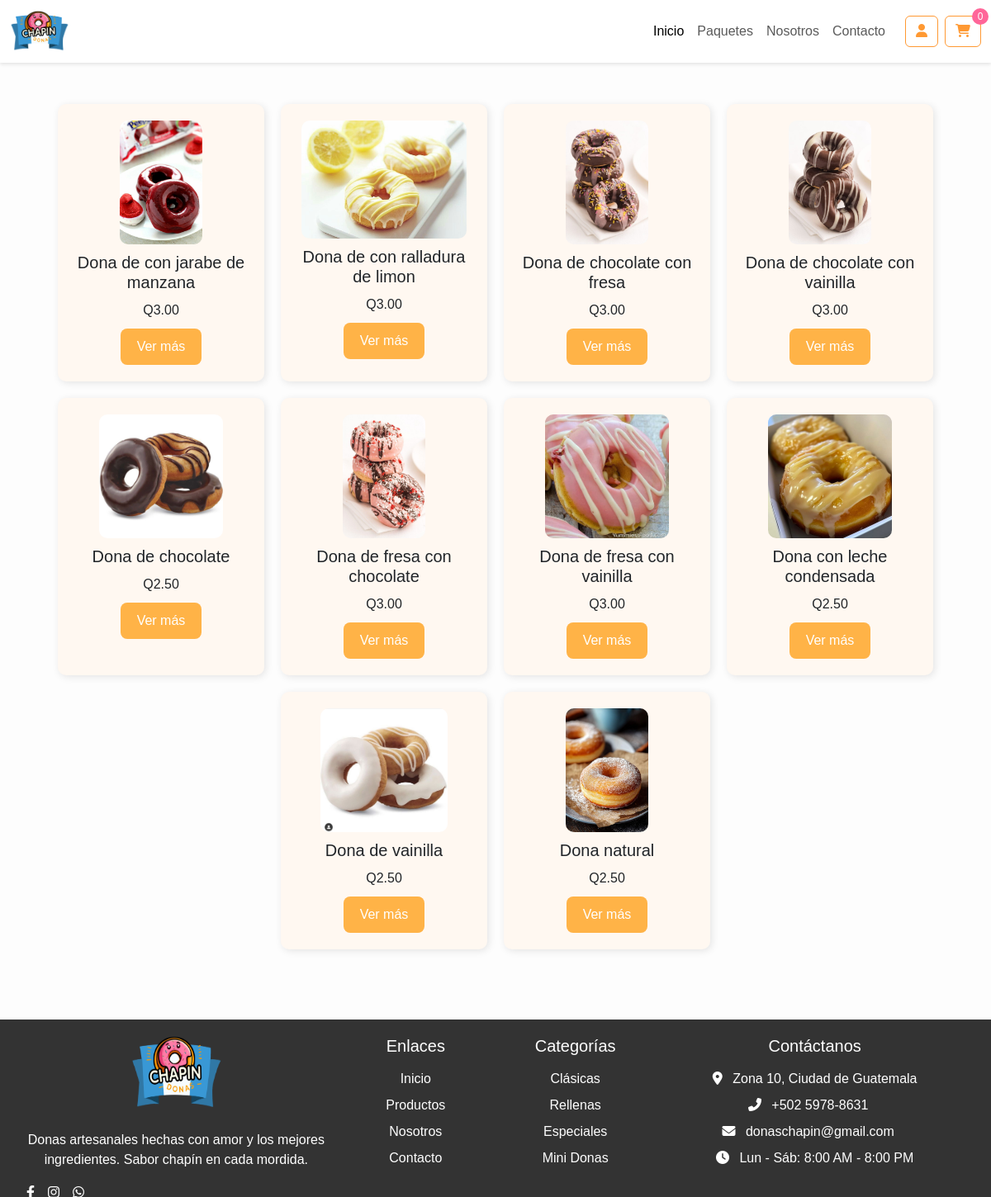
The app's page /productos/index.php with its own data.
### tables this page shows
CREATE TABLE `productos` (
  `id` int NOT NULL AUTO_INCREMENT,
  `nombre` varchar(100) NOT NULL,
  `precio` decimal(10,2) NOT NULL,
  `descripcion` text,
  `imagen` varchar(255) DEFAULT NULL,
  PRIMARY KEY (`id`)
);

### productos/index.php (the view, shortened to what this page needs)
<?php
include '../includes/db.php';
include '../includes/header2.php';
$query = "SELECT * FROM productos";
$resultado = mysqli_query($conexion, $query);
?>
<!DOCTYPE html>
<html lang="es">
<head>
    <link rel="stylesheet" href="css/style.css">
</head>
<body>
<div class="main-content">
    <div class="contenedor">
        <div class="productos">
            <?php while($producto = mysqli_fetch_assoc($resultado)): ?>
                <div class="producto">
                    <img src="../images/img_productos<?php echo $producto['imagen']; ?>" alt="<?php echo $producto['nombre']; ?>">
                    <h3><?php echo $producto['nombre']; ?></h3>
                    <p>Q<?php echo number_format($producto['precio'], 2); ?></p>
                    <a href="ver_producto.php?id=<?php echo $producto['id']; ?>">Ver más</a>
                </div>
            <?php endwhile; ?>
        </div>
    </div>
</div>
<?php include '../includes/footer.php'; ?>
</body>
</html>

### includes/header2.php (shortened to what this page needs)
<!DOCTYPE html>
<html lang="es">
<head>
    <link href="https://cdnjs.cloudflare.com/ajax/libs/bootstrap/5.3.0/css/bootstrap.min.css" rel="stylesheet">
    <link href="https://cdnjs.cloudflare.com/ajax/libs/font-awesome/6.4.0/css/all.min.css" rel="stylesheet">
</head>
<body>
<nav class="navbar navbar-expand-lg navbar-light sticky-top">
    <div class="container">
        <a class="navbar-brand" href="#">
            <img src="../images/logo3.png" alt="Chapin Donas Logo" class="img-fluid">
        </a>
        <div class="collapse navbar-collapse" id="navbarNav">
            <ul class="navbar-nav ms-auto">
                <li class="nav-item">
                    <a class="nav-link active" href="../index.html">Inicio</a>
                </li>
                <li class="nav-item">
                    <a class="nav-link" href="#">Paquetes</a>
                </li>
                <li class="nav-item">
                    <a class="nav-link" href="#">Nosotros</a>
                </li>
                <li class="nav-item">
                    <a class="nav-link" href="../cliente/contacto.php">Contacto</a>
                </li>
            </ul>
            <div class="ms-3 d-flex align-items-center">
                <a href="../cliente/login.php" class="btn btn-outline-primary me-2">
                    <i class="fas fa-user"></i>
                </a>
                <a href="../cliente/carrito.php" class="btn btn-outline-primary cart-icon">
                    <i class="fas fa-shopping-cart"></i>
                    <span class="cart-count">0</span>
                </a>
            </div>
        </div>
    </div>
</nav>
</body>
</html>

### includes/footer.php (shortened to what this page needs)
<footer>
    <div class="container">
        <div class="row">
            <div class="col-lg-4 mb-4 mb-lg-0">
                <img src="../images/logo3.png" style="width: 110px; height: 90px;" alt="Chapin Donas Logo" class="mb-4">
                <p>Donas artesanales hechas con amor y los mejores ingredientes. Sabor chapín en cada mordida.</p>
                <div class="d-flex mt-3">
                    <a href="https://www.facebook.com/profile.php?id=61576232459966" class="text-white me-3"><i class="fab fa-facebook-f"></i></a>
                    <a href="https://www.instagram.com/donaschapin/" class="text-white me-3"><i class="fab fa-instagram"></i></a>
                    <a href="https://wa.me/50259788631" class="text-white me-3"><i class="fab fa-whatsapp"></i></a>
                </div>
            </div>
            <div class="col-lg-2 col-6 mb-4 mb-lg-0">
                <h5 class="mb-3">Enlaces</h5>
                <ul class="list-unstyled">
                    <li class="mb-2"><a href="#" class="text-white text-decoration-none">Inicio</a></li>
                    <li class="mb-2"><a href="#" class="text-white text-decoration-none">Productos</a></li>
                    <li class="mb-2"><a href="#" class="text-white text-decoration-none">Nosotros</a></li>
                    <li class="mb-2"><a href="#" class="text-white text-decoration-none">Contacto</a></li>
                </ul>
            </div>
            <div class="col-lg-2 col-6 mb-4 mb-lg-0">
                <h5 class="mb-3">Categorías</h5>
                <ul class="list-unstyled">
                    <li class="mb-2"><a href="#" class="text-white text-decoration-none">Clásicas</a></li>
                    <li class="mb-2"><a href="#" class="text-white text-decoration-none">Rellenas</a></li>
                    <li class="mb-2"><a href="#" class="text-white text-decoration-none">Especiales</a></li>
                    <li class="mb-2"><a href="#" class="text-white text-decoration-none">Mini Donas</a></li>
                </ul>
            </div>
            <div class="col-lg-4">
                <h5 class="mb-3">Contáctanos</h5>
                <ul class="list-unstyled">
                    <li class="mb-2"><i class="fas fa-map-marker-alt me-2"></i> Zona 10, Ciudad de Guatemala</li>
                    <li class="mb-2">
                        <i class="fas fa-phone-alt me-2"></i>
                        <a href="tel:+50259788631" class="text-white text-decoration-none me-3">+502 5978-8631</a>
                    </li>
                    <li class="mb-2">
                        <i class="fas fa-envelope me-2"></i>
                        <a href="mailto:donaschapin@gmail.com" class="text-white text-decoration-none me-3">donaschapin@gmail.com</a>
                    </li>
                    <li class="mb-2"><i class="fas fa-clock me-2"></i> Lun - Sáb: 8:00 AM - 8:00 PM</li>
                </ul>
            </div>
        </div>
    </div>
</footer>

### css/style.css (style rules this page uses)
* { margin: 0; padding: 0; box-sizing: none; text-decoration: none; list-style: none; }
body { background-color: #080202; font-family: "Poppins", sans-serif; }
.container { max-width: 1200px; margin: 0 auto; }
.navbar { display: flex; }

### includes/header2.php (style rules this page uses)
:root { --primary-color: #ff9933; --secondary-color: #ff6699; --dark-color: #333333; --light-color: #ffffff; }
body { font-family: 'Poppins', sans-serif; background-color: #fff8f0; }
.navbar { background-color: var(--light-color); box-shadow: 0 2px 4px rgba(0,0,0,0.1); }
.navbar-brand img { height: 50px; }
.btn-outline-primary { color: var(--primary-color); border-color: var(--primary-color); }
footer { background-color: var(--dark-color); color: var(--light-color); padding: 40px 0; }
.cart-icon { position: relative; }
.cart-count { position: absolute; top: -10px; right: -10px; background-color: var(--secondary-color); color: white; border-radius: 50%; width: 20px; height: 20px; display: flex; align-items: center; justify-content: center; font-size: 12px; }

### productos/index.php (style rules this page uses)
html, body { height: 100%; margin: 0; padding: 0; display: flex; flex-direction: column; font-family: Arial, sans-serif; background-color: #fdfdfd; }
.main-content { flex: 1; padding-bottom: 250px; }
.contenedor { text-align: center; padding: 20px; }
.productos { display: flex; flex-wrap: wrap; justify-content: center; padding: 20px; }
.producto { background: #fff8f1; padding: 20px; border-radius: 10px; margin: 10px; text-align: center; width: 250px; box-shadow: 2px 2px 10px rgba(0,0,0,0.1); transition: transform 0.3s ease; }
.producto img { max-width: 200px; max-height: 150px; border-radius: 10px; }
.producto h3 { margin-top: 10px; font-size: 20px; }
.producto p { font-size: 16px; margin: 10px 0; }
.producto a { display: inline-block; background-color: #ffb347; color: white; padding: 10px 20px; border-radius: 8px; text-decoration: none; }
footer { position: fixed; left: 0; right: 0; bottom: -100px; background-color: #333; color: white; text-align: center; padding: 20px; transition: bottom 0.4s ease; z-index: 1000; }

### records on screen
productos: imagen (picture), nombre "Dona de con jarabe de manzana", precio "3.00"
productos: imagen (picture), nombre "Dona de con ralladura de limon", precio "3.00"
productos: imagen (picture), nombre "Dona de chocolate con fresa", precio "3.00"
productos: imagen (picture), nombre "Dona de chocolate con vainilla", precio "3.00"
productos: imagen (picture), nombre "Dona de chocolate", precio "2.50"
productos: imagen (picture), nombre "Dona de fresa con chocolate", precio "3.00"
productos: imagen (picture), nombre "Dona de fresa con vainilla", precio "3.00"
productos: imagen (picture), nombre "Dona con leche condensada", precio "2.50"
productos: imagen (picture), nombre "Dona de vainilla", precio "2.50"
productos: imagen (picture), nombre "Dona natural", precio "2.50"
